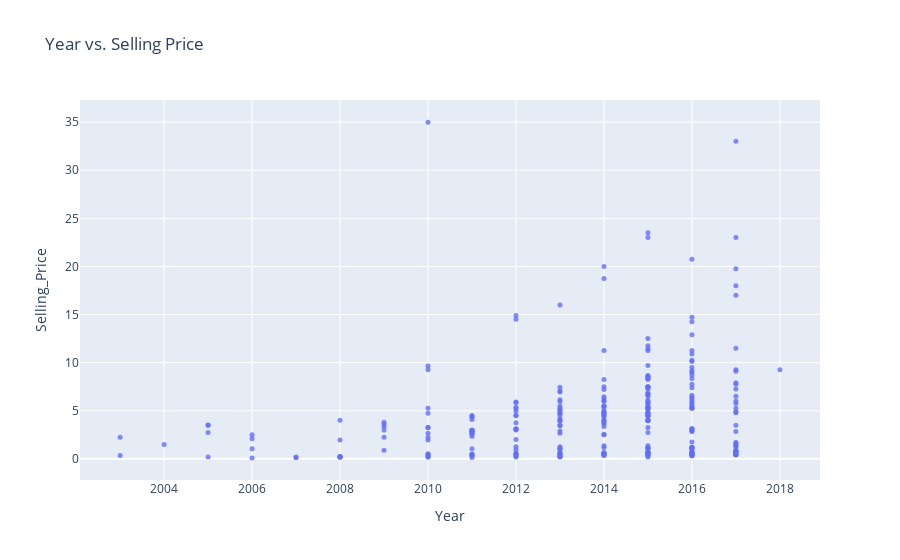

Here is the notebook cell this chart was saved with:
### Code cell
fig = px.scatter(new_data, 
                 x='Year',
                 y='Selling_Price', 
                 opacity=0.8, 
                 title='Year vs. Selling Price')
fig.update_traces(marker_size=5)
fig.show()

### Figure 1 — Plotly figure (JSON) as saved in the notebook; plotly's stock layout.template omitted (floating-point values rounded to 4 significant figures; data arrays with more than 128 entries replaced by an {"elided": "..."} marker saying what was removed)
{"data": [{"hovertemplate": "Year=%{x}<br>Selling_Price=%{y}<extra></extra>", "legendgroup": "", "marker": {"color": "#636efa", "opacity": 0.8, "size": 5, "symbol": "circle"}, "mode": "markers", "name": "", "orientation": "v", "showlegend": false, "type": "scatter", "x": {"elided": "299 int values"}, "xaxis": "x", "y": {"elided": "299 float values"}, "yaxis": "y"}], "layout": {"legend": {"tracegroupgap": 0}, "title": {"text": "Year vs. Selling Price"}, "xaxis": {"anchor": "y", "domain": [0, 1], "title": {"text": "Year"}}, "yaxis": {"anchor": "x", "domain": [0, 1], "title": {"text": "Selling_Price"}}}}
